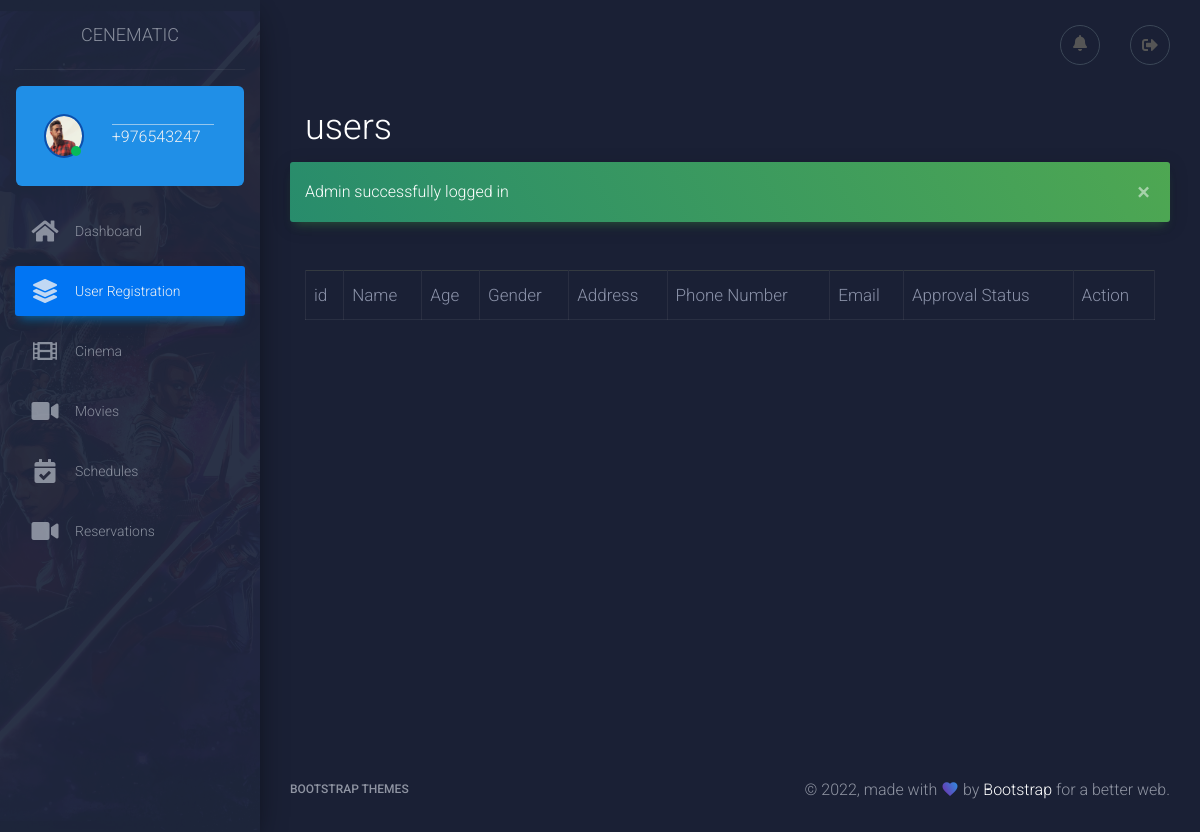
The page /admin/user-registration.php (signed in) on the database as committed earlier.
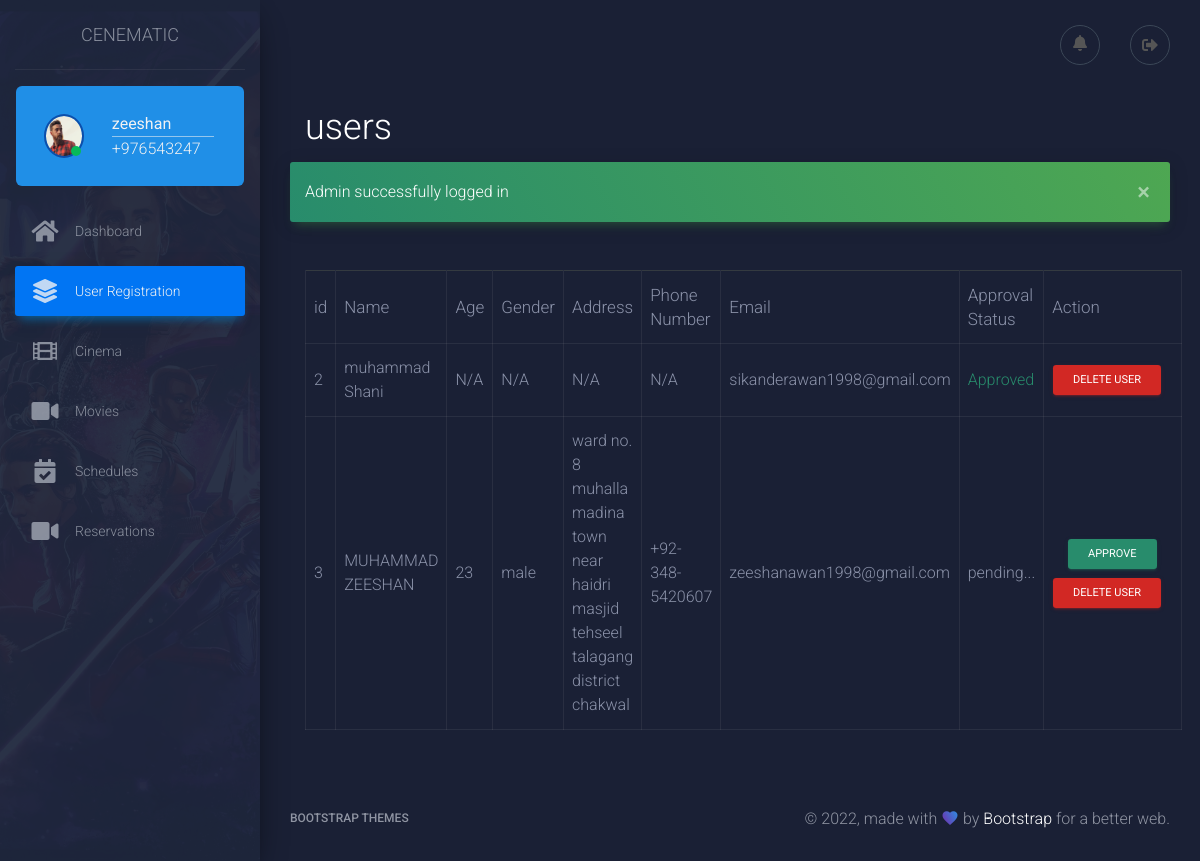
The same page on the database as committed later.
### tables this page shows
CREATE TABLE `users` (
  `id` int(11) NOT NULL,
  `name` text NOT NULL,
  `email` varchar(255) NOT NULL,
  `age` int(11) DEFAULT NULL,
  `gender` text,
  `address` varchar(255) NOT NULL,
  `phone_number` varchar(255) NOT NULL,
  `password` varchar(255) NOT NULL,
  `is_approved` tinyint(1) NOT NULL DEFAULT '0'
);

### admin/auth.php (called while the page is built, shortened)
<?php
if(!(isset($_SESSION['admin']))){
    header('Location: ./login.php');
    exit;
}else{
    if(isset($_SESSION['admin'])){
        $admin=unserialize($_SESSION['admin']);
    }else{
        $admin=false;
    }
}
?>

### admin/user-registration.php (the view, shortened to what the changed rows need)
<?php
include "./auth.php";
include __DIR__."./../db.php";
?>
<!doctype html>
<html lang="en">
<head>
    <link rel="stylesheet" href="https://maxcdn.bootstrapcdn.com/font-awesome/latest/css/font-awesome.min.css">
    <link href="../assets/lib/font-awesome-icons/css/all.min.css" rel="stylesheet" />
    <link href="../assets/css/material-dashboard.css?v=2.1.0" rel="stylesheet" />
    <link href="../assets/css/custom.css" type="text/css" rel="stylesheet" />
    <link href="../assets/css/admin.css" type="text/css" rel="stylesheet" />
</head>
<body class="dark-edition">
<div class="wrapper ">
    <div class="sidebar" data-color="primary" data-background-color="black" data-image="./../assets/img/sidebar-5.jpg">
        <?php include "./layout/partials/sidebar.php";?>
    </div>
    <div class="main-panel">
        <div class="content">
            <div class="container-fluid">
                <div class="row mx-0">
                    <div class="col-12 text-white">
                        <h2>users</h2>
                    </div>
                </div>
                <?php
                if(isset($_SESSION['messages'])){
                    $msgs = unserialize($_SESSION['messages']);
                    foreach($msgs as $msg){
                        ?>
                        <p class="alert alert-success alert-dismissible fade show"><?php echo $msg ?>
                            <button type="button" class="close" data-dismiss="alert" aria-label="Close">
                                <span aria-hidden="true">&times;</span>
                            </button></p>
                    <?php }}
                ?>
                <?php
                $sql="SELECT * FROM `users`";
                $result=$conn->query($sql);
                    ?>
                <div class="row m-0 mt-5">
                    <div class="col-12">
                        <table class="table table-responsive-sm table-bordered">
                            <thead >
                            <tr class="border-top  border-dark">
                                <th>id</th>
                                <th>Name</th>
                                <th>Age</th>
                                <th>Gender</th>
                                <th>Address</th>
                                <th>Phone Number</th>
                                <th>Email</th>
                                <th>Approval Status</th>
                                <th>Action</th>
                            </tr>
                            </thead>
                            <tbody>
                            <?php
                            while($user=$result->fetch_object()){
                                ?>
                                <tr>
                                    <td><?php echo $user->id ?></td>
                                    <td><?php echo $user->name ?></td>
                                    <td><?php echo $user->age?$user->age:"N/A" ?></td>
                                    <td><?php echo $user->gender?$user->gender:"N/A" ?></td>
                                    <td><?php echo $user->address?$user->address:"N/A" ?></td>
                                    <td><?php echo $user->phone_number?$user->phone_number:"N/A" ?></td>
                                    <td><?php echo $user->email ?></td>
                                    <td><?php echo $user->is_approved?"<span class='text-success'>Approved</span>":"pending..." ?></td>
                                    <td>
                                        <?php
                                        if(!$user->is_approved){
                                          ?>
                                            <a href="./functions/approve-user.php?id=<?=$user->id ?>" class="mx-3 btn btn-success btn-sm ">Approve</a>
                                            <?php
                                        }
                                        ?>
                                        <a href="#"  class="btn btn-danger btn-sm" data-toggle="modal" data-target="#deleteUserModal-<?php echo $user->id ?>">Delete user</a>
                                    </td>
                                </tr>
                                <?php
                            }
                            ?>
                            </tbody>
                        </table>
                    </div>
                </div>
            </div>
        </div>
    </div>
</div>
</body>
</html>

### admin/layout/partials/sidebar.php (shortened to what the changed rows need)
<?php
include __DIR__."./../../auth.php";
?>
            <div class="sidebar-wrapper">
                <div class="m-3 rounded profile-card text-white bg-primary text-left">
                    <div class="row m-0">
                        <div class="col-8">
                            <b>
                                <?php
                                if(!$admin){
                                    echo "Guest";
                                }else{
                                    echo  $admin['name'];
                                }
                                ?>
                            </b>
                   <span class="seperator"></span>
                            <span>+976543247</span>
                        </div>
                    </div>
                </div>
            </div>

Rows that differ between the two databases and show on the page:
added users: id "2", name "muhammad Shani", age "N/A", gender "N/A", address "N/A", phone_number "N/A", email "sikanderawan1998@gmail.com", is_approved "Approved"
added users: id "3", name "MUHAMMAD ZEESHAN", age "23", gender "male", address "ward no. 8 muhalla madina town near haidri masjid tehseel talagang district chakwal", phone_number "+92-348-5420607", email "zeeshanawan1998@gmail.com", is_approved "pending..."
Other text that changed with them:
$admin['name']: (not shown) → "zeeshan"
